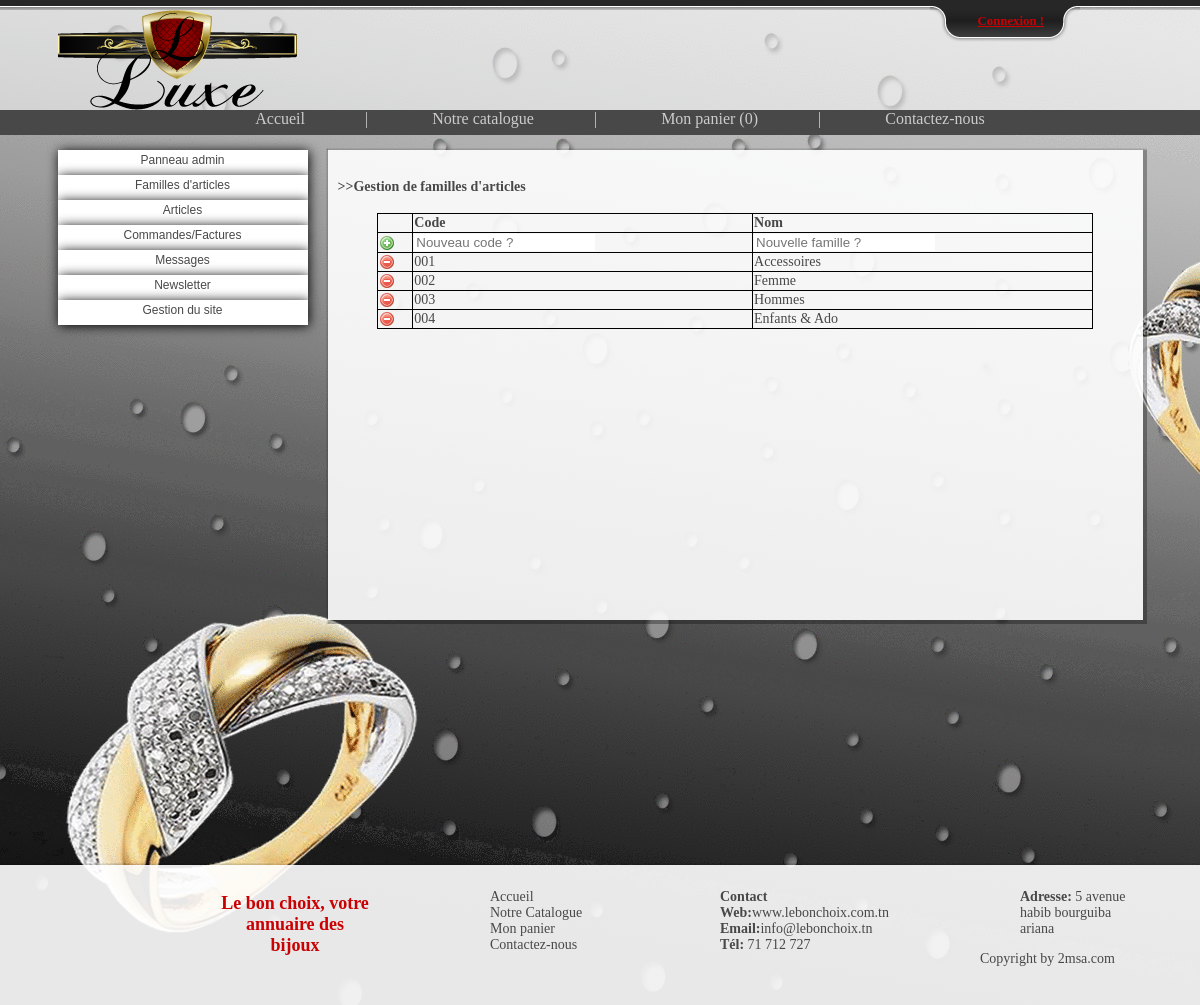
The app's page /root/g_famill/liste.php, older data.
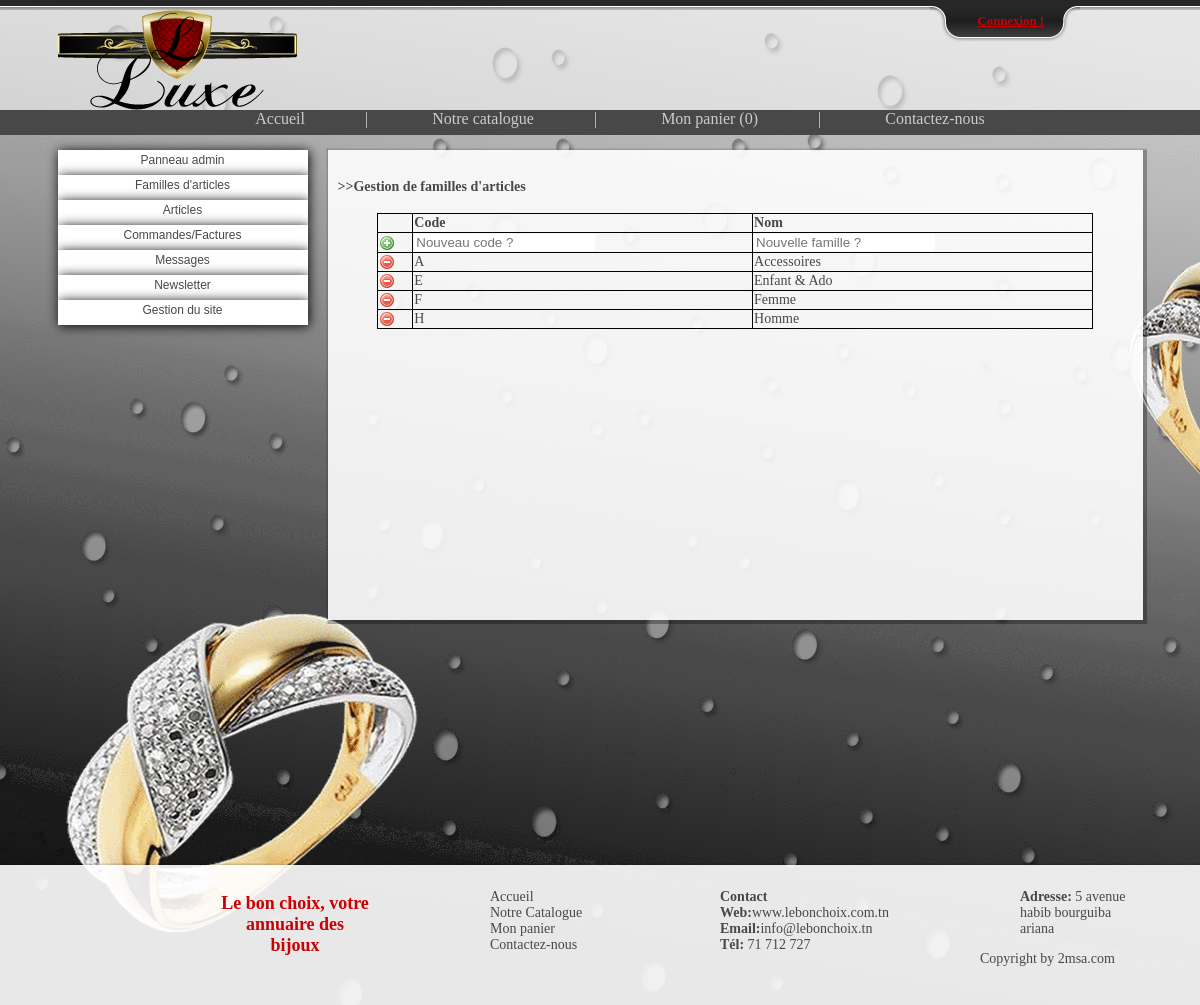
The same page, newer data.
### tables this page shows
CREATE TABLE IF NOT EXISTS `famill_article` (
  `code_famill_art` varchar(50) NOT NULL,
  `nom_famill_art` varchar(100) NOT NULL,
  PRIMARY KEY (`code_famill_art`)
);

### root/g_famill/liste.php (the view, shortened to what this page needs)
<!DOCTYPE html PUBLIC "-//W3C//DTD XHTML 1.0 Transitional//EN" "http://www.w3.org/TR/xhtml1/DTD/xhtml1-transitional.dtd">
<html xmlns="http://www.w3.org/1999/xhtml">
<head>
<link href="../../style/style.css" rel="stylesheet" type="text/css" />
</head>
<body>
<?php include('../../function/top_bar.php'); ?>
    <div id="head">
        <div id="head_container">
            <div id="head_logo">
                <img src="../../style/img/logo.png" alt="Le Bon Choix !"/>
            </div>
        </div>
    </div>
    <?php include('../../function/nav.php');?>
    <div id="contenant">
        <div id="side_bar">
        <?php
        include('../menuadmin.php');
        ?>
        </div>
        <div id="container">
            <div id="container_under_admin" class="g_box">
                <h4>>>Gestion de familles d'articles</h4>
<?php
$result_famille_affiche = mysql_query("SELECT * FROM famill_article;", $connection);
$nbr_ligne = mysql_num_rows($result_famille_affiche);
echo'
<table width="600px" id="ad_table" class="center">
<tr><td></td><td><b>Code</b></td><td><b>Nom</b></td></tr>
<form action="fonction_ajout.php" method="post">
<tr>
	<td><input border="0" src="../../style/img/b_add.png" type="image" Value=submit title="Ajouter"><input type="hidden"value="'.$nbr_ligne.'" name="nbr_ligne"></td>
	<td><input type="text" name="code_famill_art" required="required" class="global_input" placeholder="Nouveau code ?" style="border:none"/></td>
	<td><input type="text" name="nom_famill_art" required="required" class="global_input" placeholder="Nouvelle famille ?" style="border:none"/></td>
</tr>
</form>
';
while ($affected_rows_famille_affiche = mysql_fetch_object($result_famille_affiche) )
{
	echo'
		<tr>
			<td>
				<form action="" method="post">
				<a href="fonction_supp.php?code_famill_art='.$affected_rows_famille_affiche->code_famill_art.'"><img src="../../style/img/b_drop.png" title="Supprimer"/></a>
			</td>
			<td>'.$affected_rows_famille_affiche->code_famill_art.'</td>
			<td>'.$affected_rows_famille_affiche->nom_famill_art.'</td>
				</form>
		</tr>
		';
}
echo'</table>';
?>
            </div>
        </div>
    </div>
    <div id="footer">
        <?php include('../../function/footer.php');?>
    </div>
</body>
</html>

Row changes from the older to the newer data that the page shows:
removed famill_article: code_famill_art "001", nom_famill_art "Accessoires"
removed famill_article: code_famill_art "002", nom_famill_art "Femme"
removed famill_article: code_famill_art "003", nom_famill_art "Hommes"
removed famill_article: code_famill_art "004", nom_famill_art "Enfants & Ado"
added famill_article: code_famill_art "A", nom_famill_art "Accessoires"
added famill_article: code_famill_art "E", nom_famill_art "Enfant & Ado"
added famill_article: code_famill_art "F", nom_famill_art "Femme"
added famill_article: code_famill_art "H", nom_famill_art "Homme"
